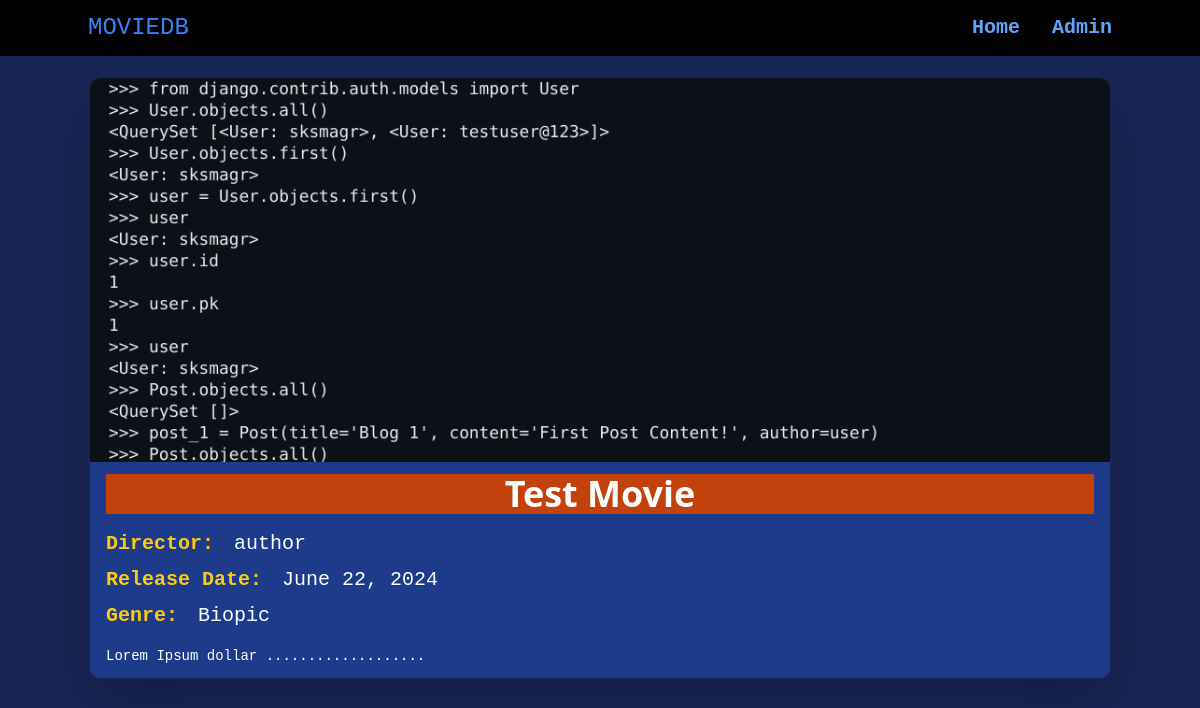
Page /movie/3/ on the earlier database version.
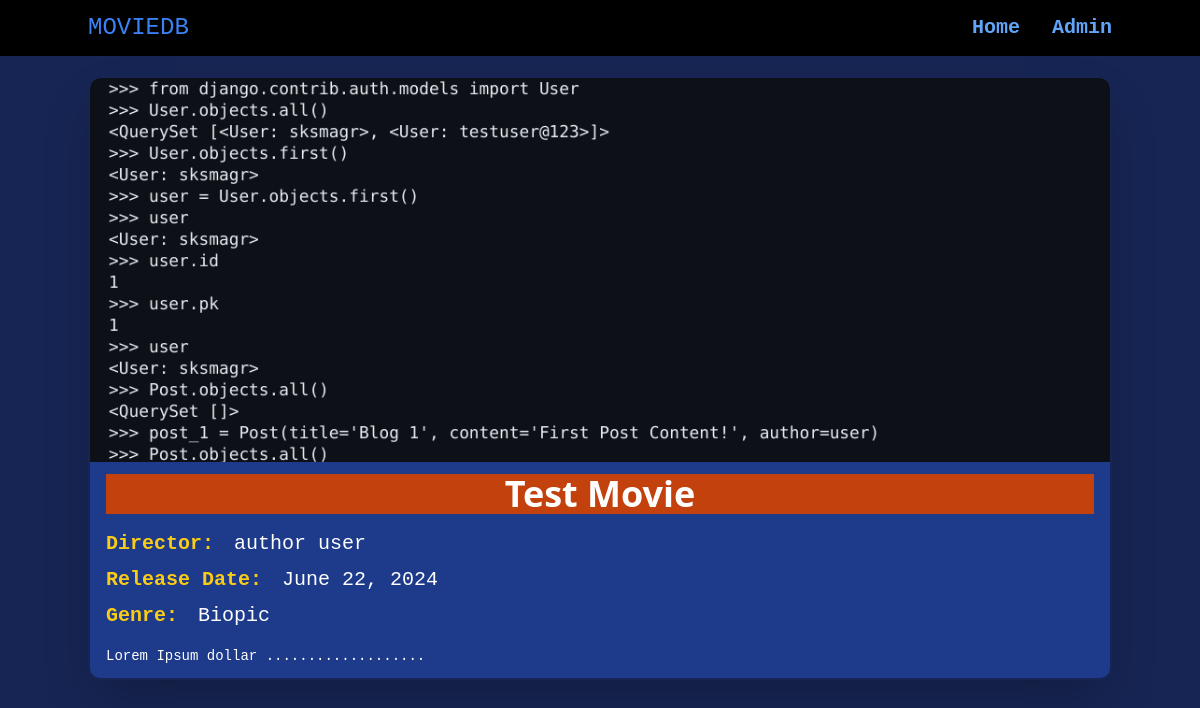
Same page on the later database version.
### movies/models.py (models this page shows, shortened)
class Movie(models.Model):
    title = models.CharField(max_length=200)
    director = models.CharField(max_length=100)
    release_date = models.DateField()
    genre = models.CharField(max_length=100)
    description = models.TextField()
    poster_image = models.ImageField(upload_to='posters/', blank=True, null=True)

### movies/views.py (the view)
# urls.py: path('movie/<int:pk>/', views.movie_detail, name='movie_detail'),
def movie_detail(request, pk):
    movie = get_object_or_404(Movie, pk=pk)
    return render(request, 'movies/movie_detail.html', {'movie': movie})

### movies/templates/movies/movie_detail.html (shortened to what this page needs)
{% extends 'movies/base.html' %}
{% block content %}
  <div class="bg-blue-900 shadow-2xl rounded-xl overflow-hidden border-2 border-blue-950">
    {% if movie.poster_image %}
      <img src="{{ movie.poster_image.url }}" alt="{{ movie.title }}" class="w-full h-96 object-cover" />
    {% endif %}
    <div class="px-4 py-3 text-white">
      <h1 class="text-4xl font-bold font-sans bg-orange-700 px-0 text-center">{{ movie.title }}</h1>
      <p class="mt-4 font-mono text-xl">
        <strong class="text-yellow-400 mr-2">Director:</strong> {{ movie.director }}
      </p>
      <p class="mt-2 font-mono text-xl">
        <strong class="text-yellow-400 mr-2">Release Date:</strong> {{ movie.release_date }}
      </p>
      <p class="mt-2 font-mono text-xl">
        <strong class="text-yellow-400 mr-2">Genre:</strong> {{ movie.genre }}
      </p>
      <p class="mt-4 font-mono text-sm">{{ movie.description }}</p>
    </div>
  </div>
{% endblock %}

Differences in the rows shown:
changed Movie "Test Movie": director "author" → "author user"
